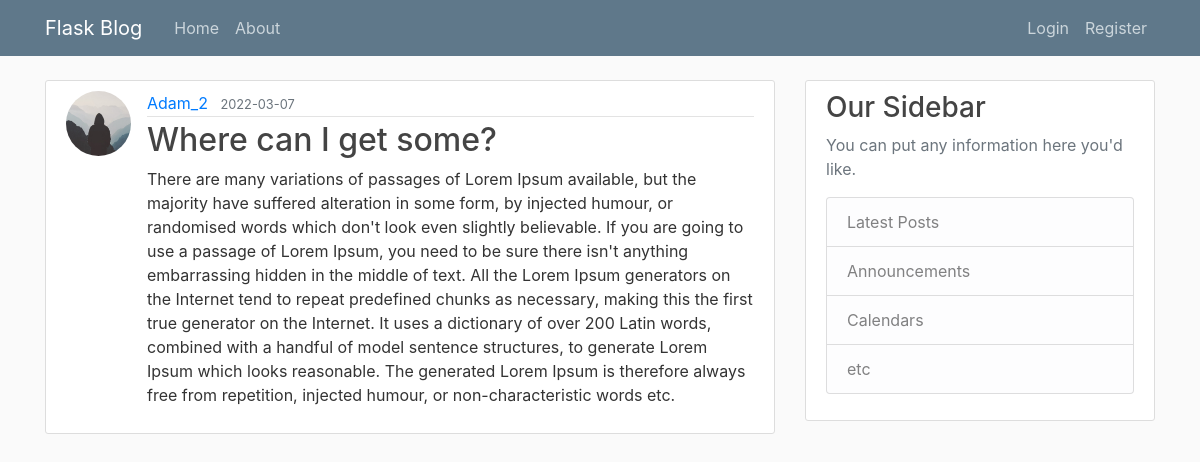
The page /post/5 on the database its author committed.
### flaskblog/models.py (models this page shows, shortened)
class User(db.Model, UserMixin):
    id = db.Column(db.Integer, primary_key=True)
    username = db.Column(db.String(20), unique=True, nullable=False)
    email = db.Column(db.String(120), unique=True, nullable=False)
    image_file = db.Column(db.String(20), nullable=False, default='default.jpg')
    password = db.Column(db.String(60), nullable=False)
    posts = db.relationship('Post', backref='author', lazy=True)

class Post(db.Model):
    id = db.Column(db.Integer, primary_key=True)
    title = db.Column(db.String(100), nullable=False)
    date_posted = db.Column(db.DateTime, nullable=False, default=datetime.utcnow)
    content = db.Column(db.Text, nullable=False)
    user_id = db.Column(db.Integer, db.ForeignKey('user.id'), nullable=False)

### flaskblog/routes.py (the view)
@app.route("/post/<int:post_id>")
def post(post_id):
    post = Post.query.get_or_404(post_id)
    return render_template('post.html', title=post.title, post=post)

### flaskblog/templates/post.html (shortened to what this page needs)
{% extends "layout.html" %}
{% block content %}
    <article class="media content-section">
        <img class="rounded-circle article-img" src="{{ url_for('static', filename='profile_pics/' + post.author.image_file) }}">
        <div class="media-body">
        <div class="article-metadata">
            <a class="mr-2" href="{{url_for('user_posts', username=post.author.username)}}">{{ post.author.username }}</a>
            <small class="text-muted">{{ post.date_posted.strftime('%Y-%m-%d') }}</small>
        </div>
        <h2 class="article-ttile">{{ post.title }}</h2>
        <p class="article-content">{{ post.content }}</p>
        </div>
    </article>
{% endblock content %}

### flaskblog/static/main.css (style rules this page uses)
body { background: #fafafa; color: #333333; margin-top: 5rem; }
h1, h2, h3, h4, h5, h6 { color: #444444; }
.content-section { background: #ffffff; padding: 10px 20px; border: 1px solid #dddddd; border-radius: 3px; margin-bottom: 20px; }
.article-content { white-space: pre-line; }
.article-img { height: 65px; width: 65px; margin-right: 16px; }
.article-metadata { padding-bottom: 1px; margin-bottom: 4px; border-bottom: 1px solid #e3e3e3 }

### rows shown on the page
User: image_file (placeholder picture), author.username "Adam_2"
Post: date_posted "2022-03-07", title "Where can I get some?", content "There are many variations of passages of Lorem Ipsum available, but the majority have suffered alteration in some form, by injected humour, or randomised words which don't look even slightly believable. If you are going to use a passage of Lorem Ipsum, you need to be sure there isn't anything embarrassing hidden in the middle of text. All the Lorem Ipsum generators on the Internet tend to repeat predefined chunks as necessary, making this the first true generator on the Internet. It uses a dictionary of over 200 Latin words, combined with a handful of model sentence structures, to generate Lorem Ipsum which looks reasonable. The generated Lorem Ipsum is therefore always free from…"
